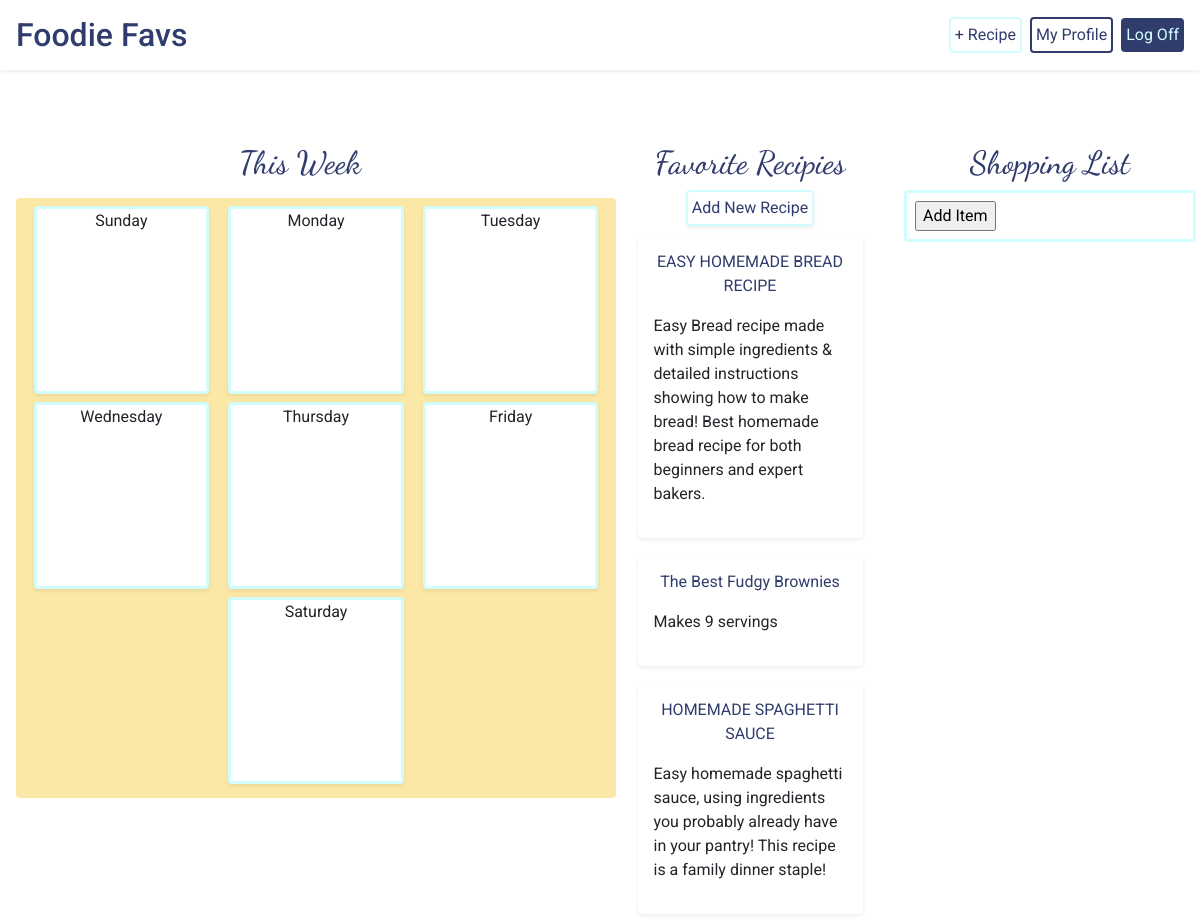
Screenshot of /home/1 (signed in) with the database file from the repository.
### foodie_app/models.py (models this page shows)
class Recipe(models.Model):
    name = models.CharField(max_length=255)
    desc = models.CharField(max_length=255, default="")
    ingredients = models.TextField(default="")
    steps = models.TextField(default="")
    creator = models.ForeignKey(User, related_name="users", on_delete=models.CASCADE, default=1)
    source = models.CharField(max_length=255, default="")
    users_who_favorite = models.ManyToManyField(User, related_name="favorite_recipes", default=0)
    created_at = models.DateTimeField(auto_now_add=True)
    updated_at = models.DateTimeField(auto_now=True)

### foodie_app/views.py (the view)
# urls.py: path('<int:user_id>', views.user_profile),
def user_profile(request, user_id):
    if 'userid' in request.session:
        context = {
            "user": User.objects.get(id=request.session['userid']),
            "recipes": Recipe.objects.filter(creator=User.objects.get(id=request.session['userid'])),
        }
        return render(request, 'user_profile.html', context)
    return redirect('/login')

### foodie_app/templates/user_profile.html (shortened to what this page needs)
<!DOCTYPE html>
<html lang="en">
<head>
    <link rel="stylesheet" href="https://stackpath.bootstrapcdn.com/bootstrap/4.5.2/css/bootstrap.min.css"
>
    {% load static %}
    <link rel="stylesheet" href="{% static 'css/style.css' %}">
</head>
<body id="body">
    <header id="header" class="bg-white d-flex p-3 align-items-center shadow-sm mt-0">
        <h2 class="pr-5 mb-0"><a href="/home" class="home">Foodie Favs</a></h2>
        <a href="/home/new_recipe" class="new-recipe p-1 rounded ml-auto mr-2">+ Recipe</a>
        <a href="/home/{{user.id}}" class="icon rounded p-1">My Profile</a>
        <a href="/home/log_off" class="btn ml-2 p-1" id="log-off">Log Off</a>
    </header>
    <div class="pt-5"></div>
    <div class="d-flex mt-5 pt-5">
        <div class="w-50">
            <h2 class="heading">This Week</h2>
            <div class="menu w-100 m-3 d-flex flex-column p-1 rounded">
                <div class="day-row d-flex justify-content-around p-1">
                    <div class="day rounded shadow-sm">
                        <p>Sunday</p>
                    </div>
                    <div class="day rounded shadow-sm">
                        <p>Monday</p>
                    </div>
                    <div class="day rounded shadow-sm">
                        <p>Tuesday</p>
                    </div>
                </div>
                <div class="day-row d-flex justify-content-around p-1">
                    <div class="day rounded shadow-sm">
                        <p>Wednesday</p>
                    </div>
                    <div class="day rounded shadow-sm">
                        <p>Thursday</p>
                    </div>
                    <div class="day rounded shadow-sm">
                        <p>Friday</p>
                    </div>
                </div>
                <div class="day-row d-flex justify-content-around p-1">
                    <div class="day rounded shadow-sm">
                        <p>Saturday</p>
                    </div>
                </div>
            </div>
        </div>
        <div class="w-25 d-flex flex-column align-items-center">
            <h2 class="heading ">Favorite Recipies</h2>
            <a href="/home/new_recipe" class="new-recipe p-1 rounded shadow-sm bg-white rounded">Add New Recipe</a>
            {% for recipe in user.favorite_recipes.all %}
                <div class="recipe-card rounded shadow-sm w-75 p-3 m-2">
                    <p class= "text-center"><a id="recipe-text" href="/home/recipe_{{recipe.id}}">{{recipe.name}}</a></p>
                    <p>{{recipe.desc}}</p>
                </div>
            {% endfor %}
        </div>
        <div class="w-25">
            <h2 class="heading">Shopping List</h2>
            <div class="shopping-list m-1 p-2 rounded">
                <form action="add_item" method="POST">
                    <input id="add-item" type="submit" name="submit" value="Add Item">
                </form>
            </div>
        </div>
    </div>
</body>
</html>

### foodie_app/static/css/style.css (style rules this page uses)
body { font-family: "Roboto", sans-serif; }
.recipe-card { background-color: white; }
h2, .home { color: #303c6c; }
.icon { border: 2px solid #303c6c; color: #303c6c; }
.menu { background-color: #fbe8a6; height: 600px; }
.heading { font-family: 'Dancing Script', cursive; color: #303c6c; text-align: center; }
.day-row { width: 100%; height: 33%; }
.day { width: 30%; background-color: white; border: 3px solid #d2fdff; }
.day p { text-align: center; size: 1.15em; }
.shopping-list { border: 3px solid #d2fdff; }
#log-off, .edit-recipe, .favorite { background-color: #303c6c; color: #d2fdff; }
.new-recipe { border: 2px solid #d2fdff; color: #303c6c; }
#recipe-text { color: #303c6c; }
#header { width: 100%; position: fixed; top: 0; left: 0; width: 100%; }

### rows the page displays
Recipe: name "EASY HOMEMADE BREAD RECIPE", desc "Easy Bread recipe made with simple ingredients & detailed instructions showing how to make bread! Best homemade bread recipe for both beginners and expert bakers."
Recipe: name "The Best Fudgy Brownies", desc "Makes 9 servings"
Recipe: name "HOMEMADE SPAGHETTI SAUCE", desc "Easy homemade spaghetti sauce, using ingredients you probably already have in your pantry! This recipe is a family dinner staple!"
